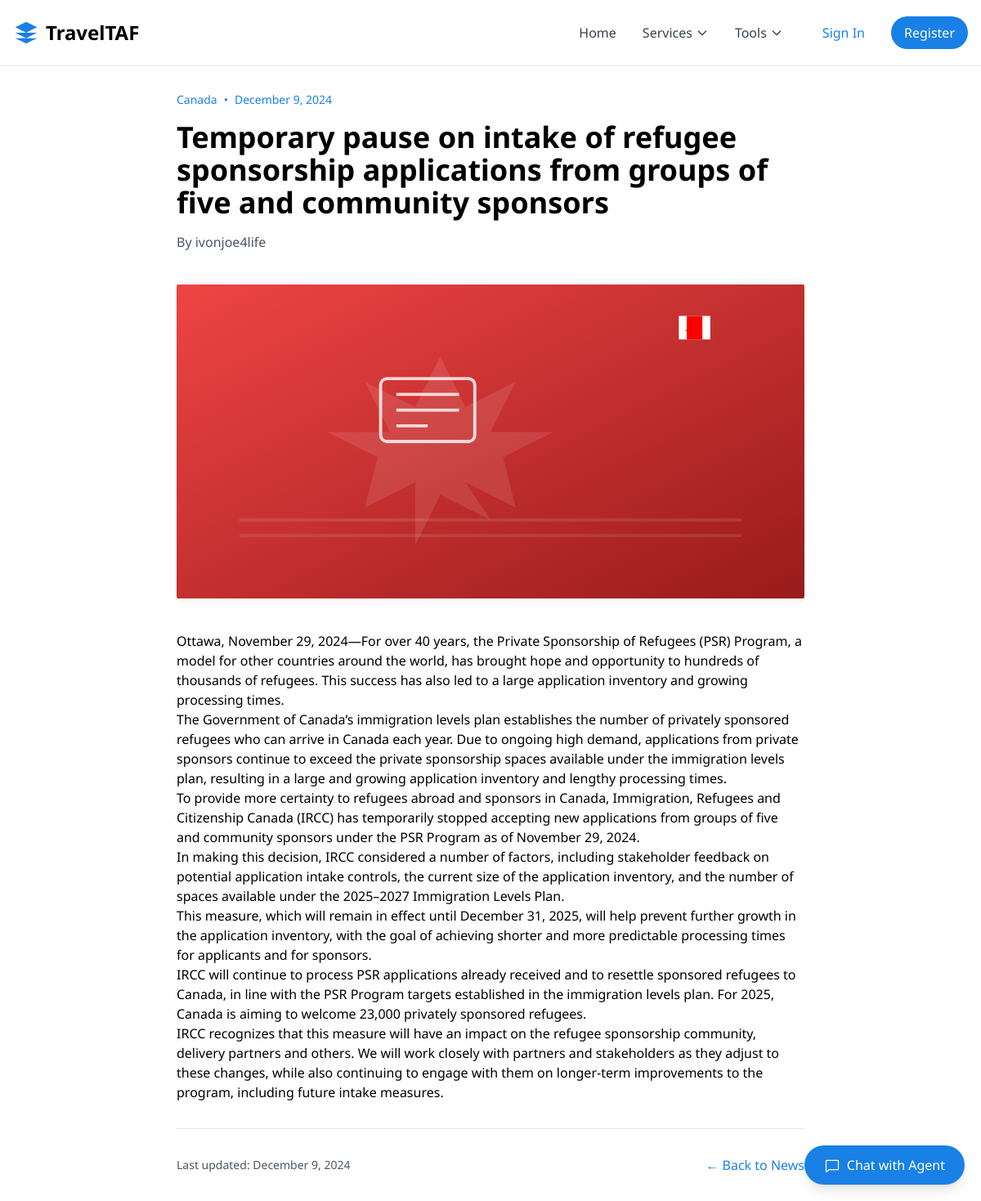
Page /news/temporary-pause-on-intake-of-refugee-sponsorship-a/ on the committed database.
### news/models.py (models this page shows, shortened)
class News(models.Model):
    title = models.CharField(max_length=255)
    slug = models.SlugField(unique=True)
    content = models.TextField()
    category = models.ForeignKey(NewsCategory, on_delete=models.CASCADE, related_name='news')
    published_date = models.DateTimeField(auto_now_add=True)
    updated_date = models.DateTimeField(auto_now=True)
    author = models.CharField(max_length=100)
    image = models.ImageField(upload_to='news_images/', null=True, blank=True)
    is_featured = models.BooleanField(default=False)
    is_published = models.BooleanField(default=True)
    class Meta:
        verbose_name_plural = "News Articles"
        ordering = ['-published_date']

class NewsCategory(models.Model):
    name = models.CharField(max_length=100)
    slug = models.SlugField(unique=True)
    description = models.TextField(blank=True)
    class Meta:
        verbose_name_plural = "News Categories"

### news/views.py (the view)
# urls.py: path('<slug:slug>/', views.NewsDetailView.as_view(), name='detail'),
class NewsDetailView(DetailView):
    model = News
    template_name = 'news/news_detail.html'
    context_object_name = 'news'

### templates/news/news_detail.html
{% extends 'base.html' %}
{% load static %}
{% block content %}
<div class="container mx-auto px-4 py-8">
    <article class="max-w-3xl mx-auto">
        <header class="mb-8">
            <div class="flex items-center text-sm text-[#1980e6] mb-4">
                <span>{{ news.category.name }}</span>
                <span class="mx-2">•</span>
                <time>{{ news.published_date|date:"F j, Y" }}</time>
            </div>
            <h1 class="text-4xl font-bold mb-4">{{ news.title }}</h1>
            <div class="flex items-center text-gray-600">
                <span>By {{ news.author }}</span>
            </div>
        </header>
        {% if news.image %}
            <div class="mb-8">
                <img src="{{ news.image.url }}"
                     alt="{{ news.title }}"
                     class="w-full h-[400px] object-cover rounded-xl shadow-lg">
            </div>
        {% else %}
            <div class="mb-8">
                <img src="{% static 'images/svg/news_icons/'|add:news.category.slug|add:'.svg' %}"
                     alt="{{ news.category.name }} News"
                     class="w-full h-[400px] object-contain bg-gray-50 rounded-xl">
            </div>
        {% endif %}
        <div class="prose max-w-none">
            {{ news.content|linebreaks }}
        </div>
        <footer class="mt-8 pt-8 border-t">
            <div class="flex justify-between items-center">
                <div class="text-sm text-gray-600">
                    Last updated: {{ news.updated_date|date:"F j, Y" }}
                </div>
                <a href="{% url 'news:list' %}"
                   class="text-[#1980e6] hover:text-blue-700">
                    ← Back to News
                </a>
            </div>
        </footer>
    </article>
</div>
{% endblock %}

### static/css/index.css (style rules this page uses)
body { font-family: "Noto Serif", "Noto Sans", sans-serif; }

### templates/base.html (style rules this page uses)
body { font-family: 'Noto Sans', sans-serif; }

### rows in the picture
News: category.name "Canada", published_date "December 9, 2024", title "Temporary pause on intake of refugee sponsorship applications from groups of five and community sponsors", author "ivonjoe4life", content "Ottawa, November 29, 2024—For over 40 years, the Private Sponsorship of Refugees (PSR) Program, a model for other countries around the world, has brought hope and opportunity to hundreds of thousands of refugees. This success has also led to a large application inventory and growing processing times. The Government of Canada’s immigration levels plan establishes the number of privately sponsored refugees who can arrive in Canada each year. Due to ongoing high demand, applications from private sponsors continue to exceed the private sponsorship spaces available under the immigration levels plan, resulting in a large and growing application inventory and lengthy processing times. To provide…", updated_date "December 9, 2024"
